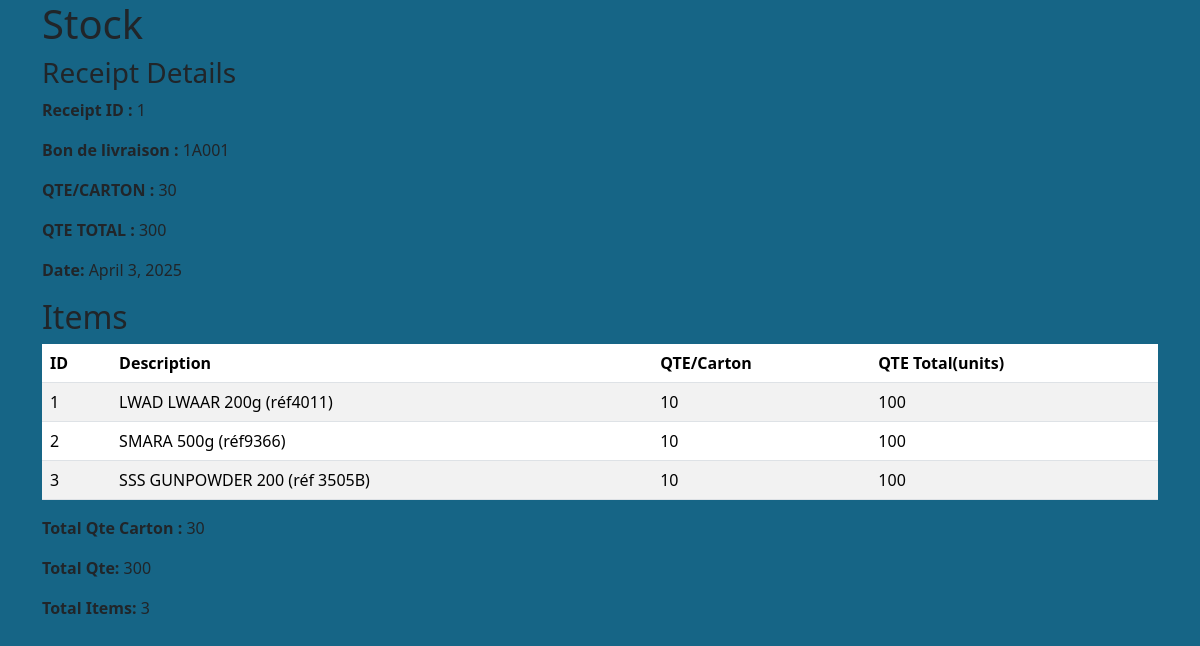
The page /stock/receipt/detail/1/ on the database its author committed.
### stock/models.py (models this page shows, shortened)
class Receipt(models.Model):
    user = models.ForeignKey(User,on_delete=models.DO_NOTHING)
    date = models.DateField(auto_now_add=True)  # Only set on creation
    bon_de_livraison = models.CharField(max_length=50)
    qte_total = models.PositiveIntegerField()
    qte_by_carton = models.PositiveIntegerField()
    @property
    def get_receipt_items(self):
        return self.items.count()
    @property
    def get_qte_carton(self):
        total_carton = 0
        items = self.items.all()
        for item in items:
            carton = item.quantity//item.unit_by_carton
            total_carton += carton
        return total_carton
    @property
    def get_qte_total(self):
        qteTotal = 0
        items = self.items.all()
        for item in items:
            qteTotal += item.quantity
        return qteTotal

class ReceiptItem(models.Model):
    receipt = models.ForeignKey(Receipt,  related_name='items',on_delete=models.DO_NOTHING, null=True, verbose_name="Receipt",blank=True)
    item = models.ForeignKey(Item, on_delete=models.CASCADE)
    description = models.CharField(max_length=255, blank=True, null=True)
    quantity = models.PositiveIntegerField()
    unit_by_carton = models.PositiveSmallIntegerField()
    cost_price = models.DecimalField(max_digits=10, decimal_places=2, default=0.00)  # New field for cost price
    @property
    def qte_by_carton(self):
        carton = self.quantity//self.unit_by_carton
        return carton

class Item(models.Model):
    id = models.BigIntegerField(primary_key=True)
    name = models.CharField(max_length=30)
    description = models.CharField(max_length=100)
    price = models.DecimalField(max_digits=10,decimal_places=2)

### stock/views.py (the view)
# urls.py: path('receipt/detail/<int:pk>/', ReceiptDetailView.as_view(), name='receipt-detail'),  # Receipt detail view
class ReceiptDetailView(DetailView):
    model = Receipt
    template_name = 'stock/receipt_detail.html'  # Template for the receipt detail
    context_object_name = 'receipt'  # Context variable for the single receipt

### stock/context_processors.py (called while the page is built)
def stock_alerts(request):
    alerts = []
    items = StockAlert.objects.all()
    for item in items:
        if item.item.get_current_qte < item.threshold:
            alerts.append(item)
    return {
        'stock_alerts': alerts  # Make stock_alerts available in templates
    }

### stock/templates/stock/receipt_detail.html (shortened to what this page needs)
{% extends 'stock/base.html' %}
{% block content %}
{% load static %}
{% load crispy_forms_tags %}
<h1>Stock </h1>
<h3> Receipt  Details</h3>
<p><strong>Receipt ID :</strong> {{ receipt.pk }}</p>
<p><strong>Bon de livraison :</strong> {{ receipt.bon_de_livraison }}</p>
<p><strong>QTE/CARTON :</strong> {{ receipt.qte_by_carton}}</p>
<p><strong>QTE TOTAL :</strong> {{ receipt.qte_total }}</p>
<p><strong>Date:</strong> {{ receipt.date }}</p>
<h2>Items</h2>
<table class="table table-striped">
    <thead>
        <tr>
            <th>ID</th>
            <th>Description</th>
            <th>QTE/Carton</th>
            <th>QTE Total(units)</th>
        </tr>
    </thead>
    <tbody>
        {% for item in receipt.items.all %}
        <tr>
            <td>{{ item.item.pk }}</td>
            <td>{{ item.description }}</td>
            <td>{{ item.qte_by_carton}}</td>
            <td>{{ item.quantity}}</td>
        </tr>
        {% empty %}
        <tr>
            <td colspan="5">No orders found.</td>
        </tr>
        {% endfor %}
    </tbody>
</table>
<p><strong>Total Qte Carton :</strong> {{ receipt.get_qte_carton}}</p>
<p><strong>Total Qte:</strong> {{ receipt.get_qte_total }}</p>
<p><strong>Total Items:</strong> {{ receipt.get_receipt_items}}</p>
{% endblock %}

### static/css/style.css (style rules this page uses)
body { background-color: rgb(22, 101, 134); }

### rows shown on the page
Receipt: pk "1", bon_de_livraison "1A001", qte_by_carton "30", qte_total "300", date "April 3, 2025", get_qte_carton "30", get_qte_total "300", get_receipt_items "3"
ReceiptItem: item.pk "1", description "LWAD LWAAR 200g (réf4011)", qte_by_carton "10", quantity "100"
ReceiptItem: item.pk "2", description "SMARA 500g (réf9366)", qte_by_carton "10", quantity "100"
ReceiptItem: item.pk "3", description "SSS GUNPOWDER 200 (réf 3505B)", qte_by_carton "10", quantity "100"
